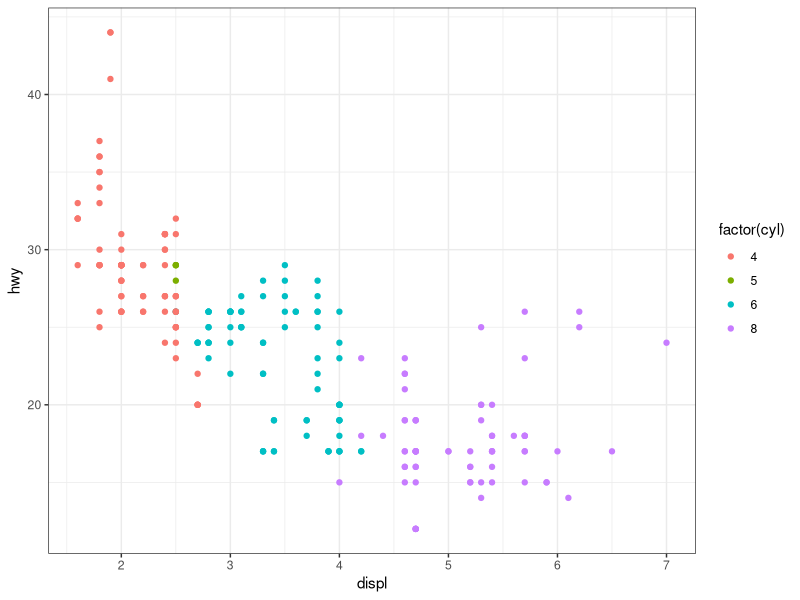
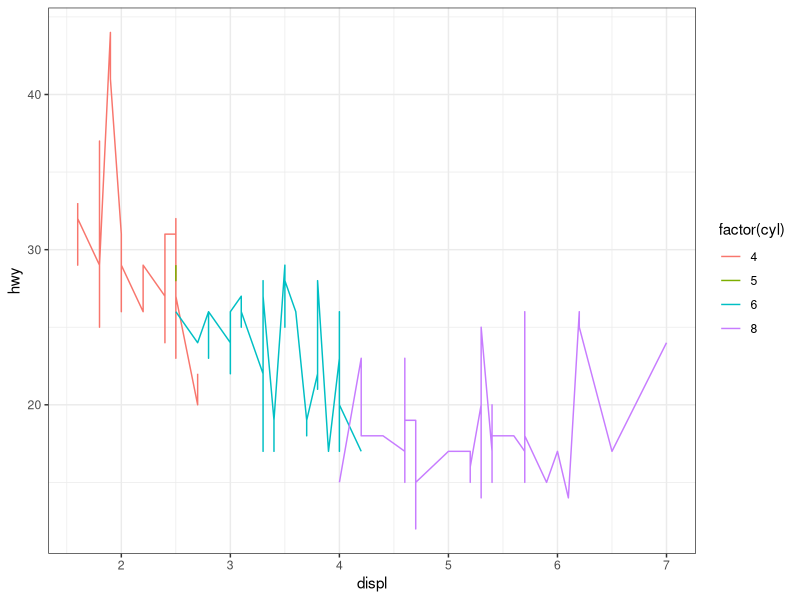
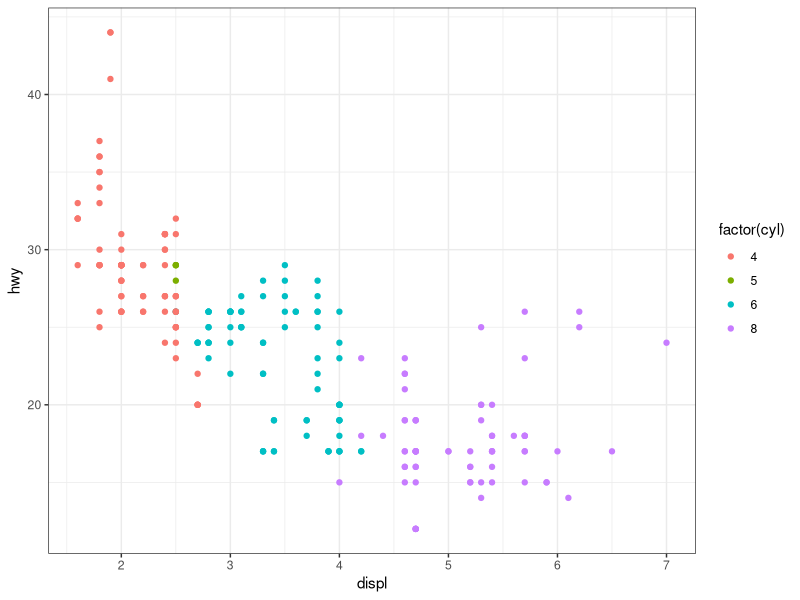
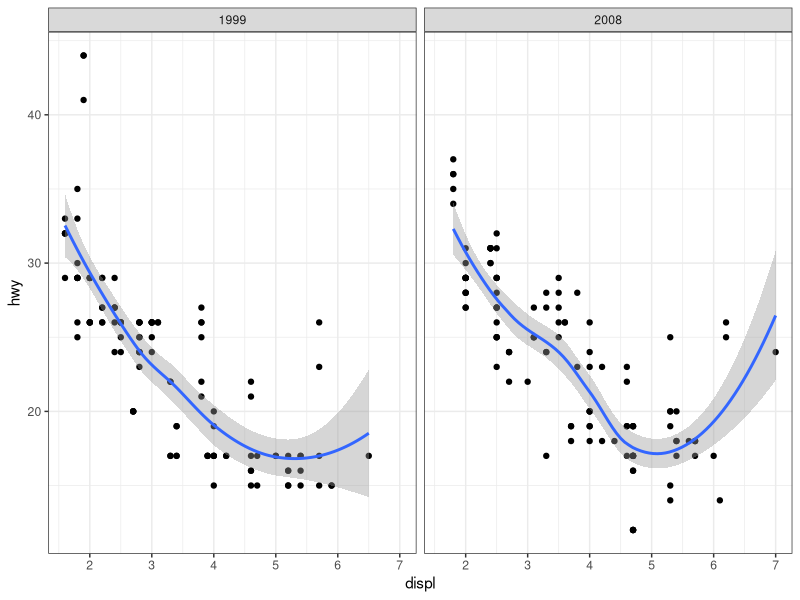

Generate these figures, in order, with R:
#' ---
#' title: "The grammar of ggplot2"
#' author: "Pavan Gurazada"
#' date: "`r format(Sys.Date())`"
#' output: github_document
#' ---


library(tidyverse)

set.seed(20130810)
theme_set(theme_bw())

data("mpg")
glimpse(mpg)

#' **For the cars data, how are engine size and fuel economy related?**


#' We want to represent the relationship between two variables. Each observation
#' is a point in the parameter space of these variables. In a plane with these
#' two variables there are specific points that the observations occupy. The
#' coordinates of an observation fix the point, which can further have a size,
#' color and shape. These are the aesthetics of the data. A scatter plot
#' represents the relationship between two features as observed in the data. The
#' points that are present speak as much as those which are absent. From a
#' scatter plot, given the value of a feature we can infer what the observations
#' would be of the other feature

qplot(displ, hwy, data = mpg, color = factor(cyl))

#' A geometry is used to map a shape to the (naked) point and determines the
#' type of the plot.

#' Using a proper geometry to highlight the intention of the plot is crucial. A
#' line instead of a point is grammatically correct, but is not meaningful


qplot(displ, hwy, data = mpg, geom = "line", color = factor(cyl)) 

#' This plot makes no sense, but why? Are we making any assumptions about the
#' variable here?

#' In a plot several geometries can be overlayed to present a statement about
#' the data. *A picture is worth a thousand words.*

#' Irrespective of the physical units of features, everything needs to be
#' eventually mapped to pixels on a plot. This conversion is called scaling.

qplot(displ, hwy, data = mpg, color = factor(cyl))

#' Here, there are three aesthetics that need to be scaled - `x, y` and `color`.
#' These three aesthetics (measured in pixels) need to be mapped to real life
#' features (measured in miles/gallon, etc). While x and y scaling can be
#' understood readily the scaling for color is not intuitive since it is not
#' numeric; however, the mapping here can be understood as to a number-ish thing
#' which is used to represent colors. Discrete values (e.g., categorical
#' variables) are mapped to evenly spaced colors on the color wheel

#' In sum, every point has the following aesthetics - x, y, color, size and
#' shape. By defining these values, we provide all the information a computer
#' needs to plot the dataset. In essence, the mapping from human discernable
#' features to computer discernable aesthetics is complete.

#' In sum, a plot is a computer rendering of geometry, scale and 
#' annotation. Hence, a plot is an complete representation of the data.

#' Beyond merely representing data, plots are very useful to highlight patterns
#' in the data. For e.g.,

qplot(displ, hwy, data = mpg, facets = . ~ year) + geom_smooth()

#' The smoothing geometry represents the outcome of a statistical transformation
#' applied to the data. The facets divide the mapping into groups and hence
#' provide a layer of summary that was not evident in the previous plot.

#' So, what is the high-level understanding of a plot? The data, mapping,
#' statistic, geometry and position adjustment form a layer in a plot. Scales
#' apply to all the data in a plot and control the mapping from data to
#' aesthetics. Scales can transform continuous variables to size and color;
#' discrete variables to shape and color. The layers and scales are placed on a
#' coordinate system that controls the axes and the gridlines.

#' In R-speak, a plot is a list with the following components: data, mapping,
#' layers, scales, coordinates and facets.